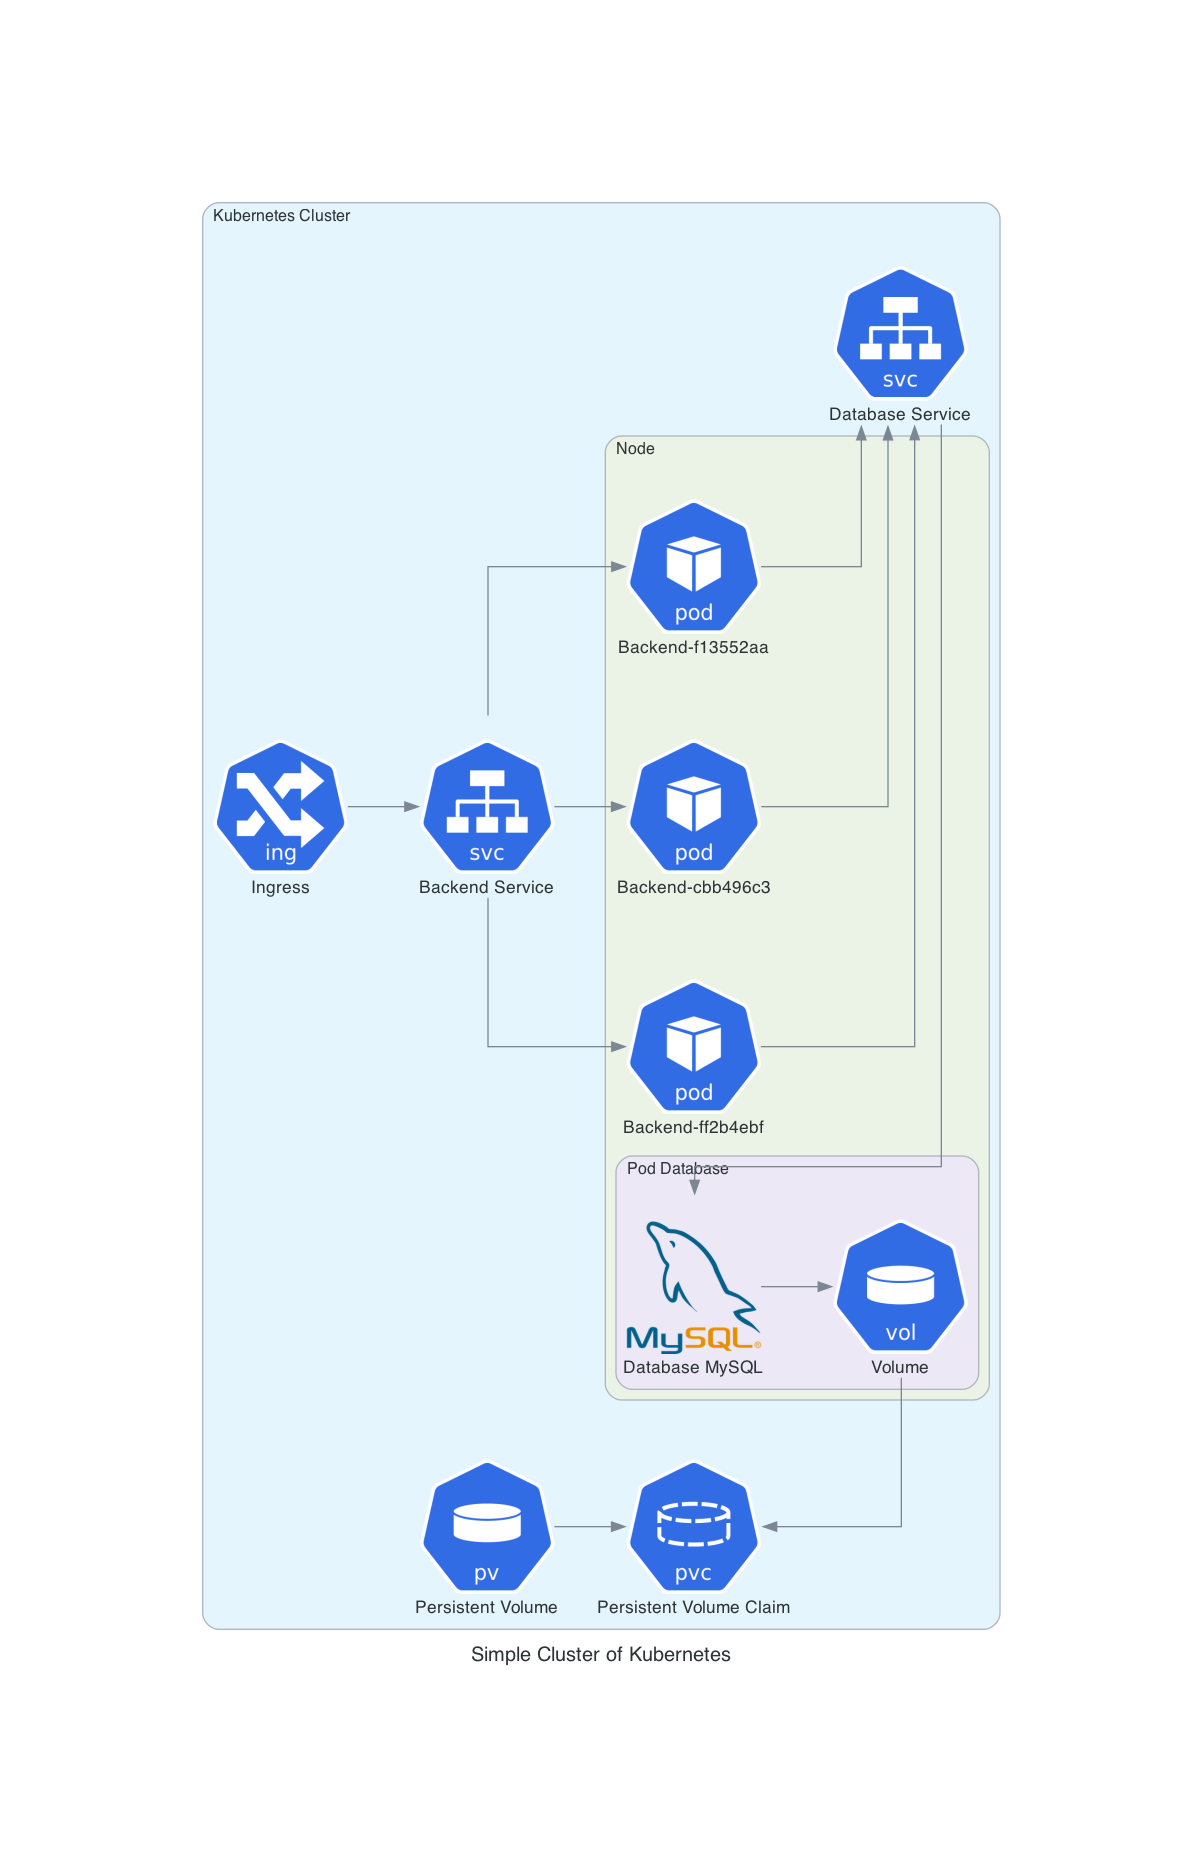

Reproduce this figure in Python.
# diagram.py
from diagrams import Cluster, Diagram
from diagrams.k8s.network import Ingress, Service
from diagrams.k8s.infra import Node
from diagrams.k8s.compute import Pod
from diagrams.k8s.storage import PersistentVolume, PersistentVolumeClaim, Volume
from diagrams.onprem.database import MySQL

with Diagram("Simple Cluster of Kubernetes", show = False):

    with Cluster("Kubernetes Cluster"):

        ing = Ingress("Ingress")
        backend_svc = Service("Backend Service")
        database_svc = Service("Database Service")
        pv = PersistentVolume("Persistent Volume")
        pvc = PersistentVolumeClaim("Persistent Volume Claim")

        ing >> backend_svc

        with Cluster("Node"):

            backend_1 = Pod("Backend-cbb496c3")
            backend_2 = Pod("Backend-ff2b4ebf")
            backend_3 = Pod("Backend-f13552aa")

            backend_svc >> [backend_1, backend_2, backend_3]
            backend_1 >> database_svc
            backend_2 >> database_svc
            backend_3 >> database_svc

            with Cluster("Pod Database"):

                volume = Volume("Volume")
                database = MySQL("Database MySQL")

                database_svc >> database
                pv >> pvc << volume
                database >> volume
